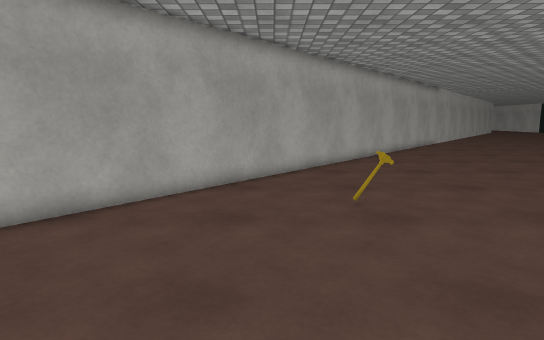
view 1 (above)

17 first-person views from a walk through a scene from a Unity 3-D project. The camera is 1.2 m above the floor, tilts 8° down and sees 75° across. The floor is counted in squares, 0.5 m on a side. Each view is taken from the middle of a square. On the plan, view 1 faces up. The plan holds only what a view shows up to about 20 squares ahead; the rest is blank. The place goes on beyond the plan. The player character is not drawn. Some animated figures are left out. Surface patterns are stand-ins for the level's own textures.

view 2
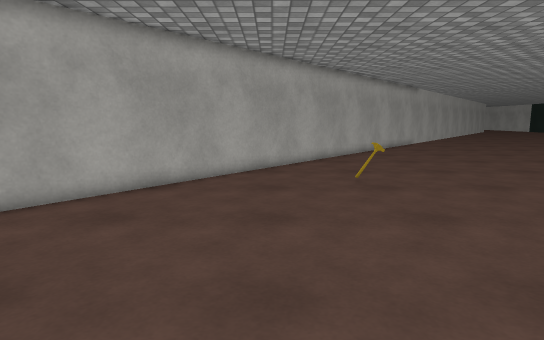

view 3
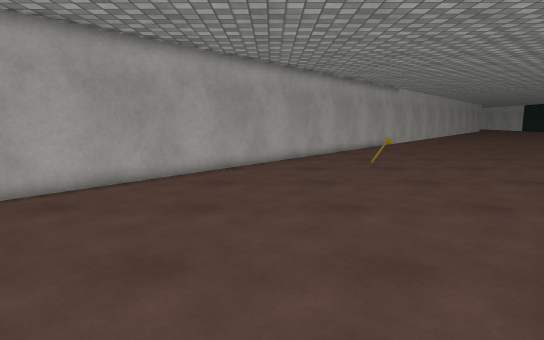

view 4
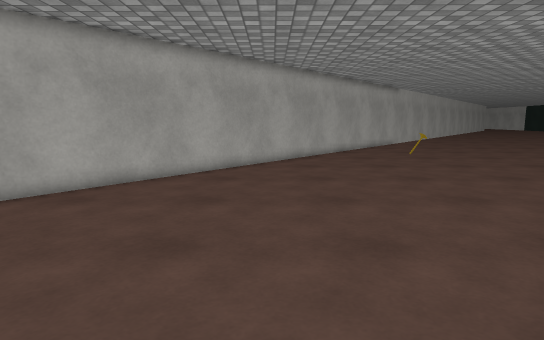

view 5
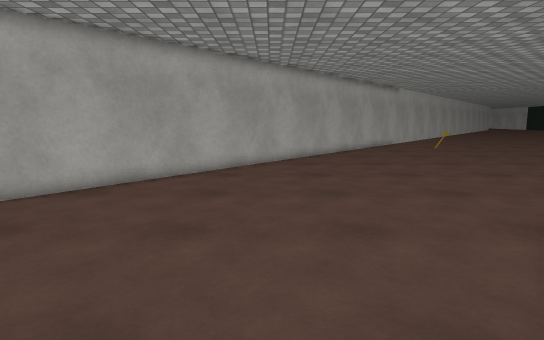

view 6
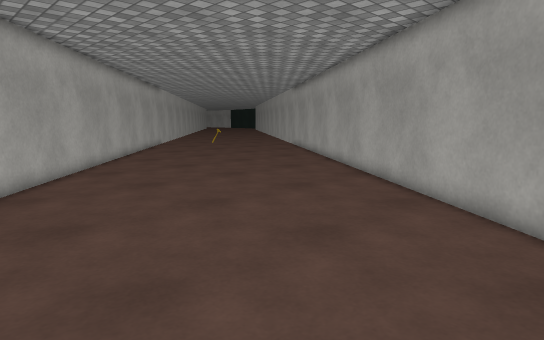

view 7
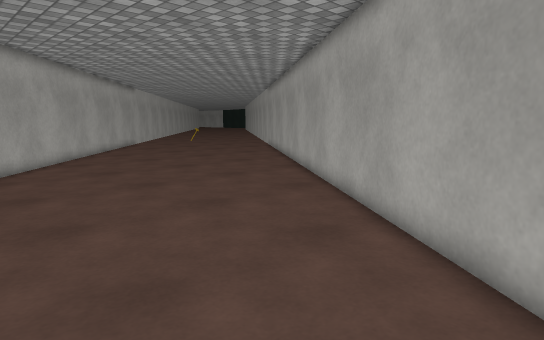

view 8
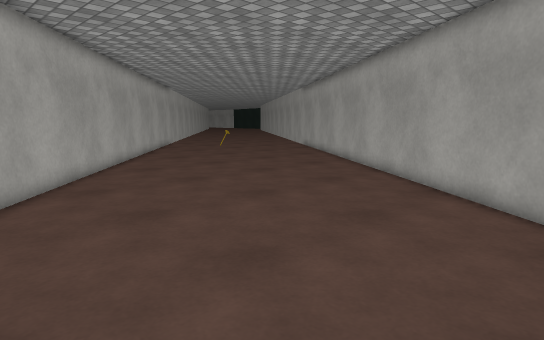

view 9
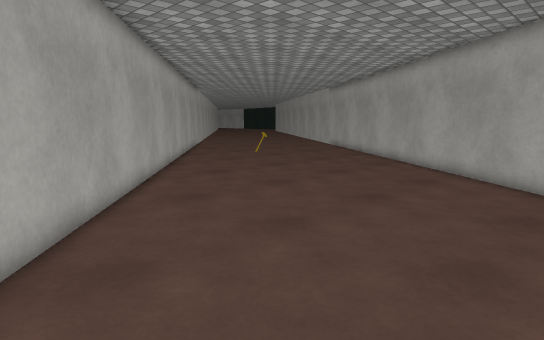

view 10
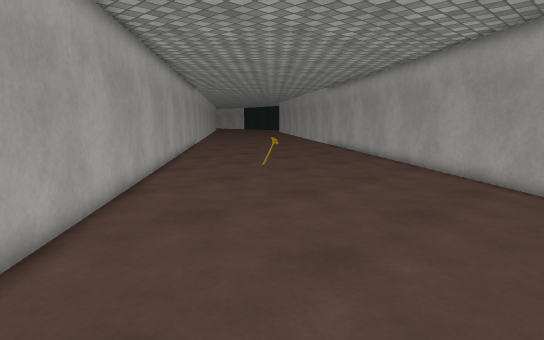

view 11
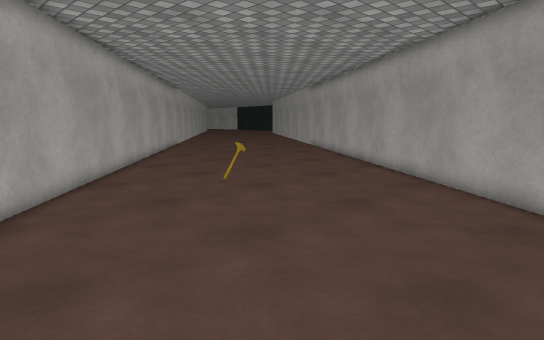

view 12
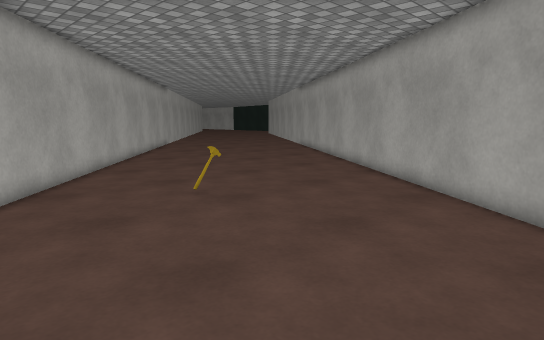

view 13
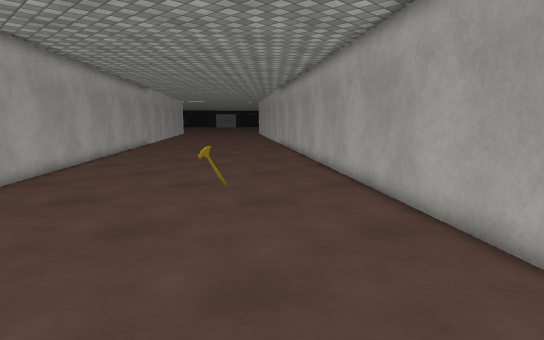

view 14
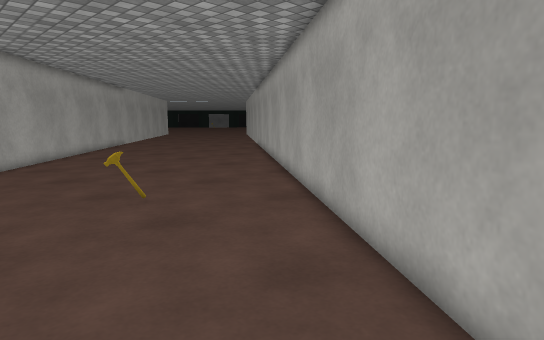

view 15
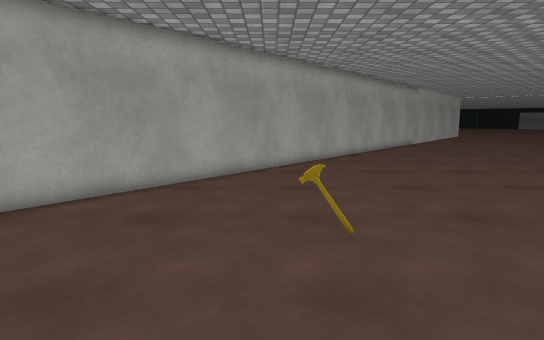

view 16
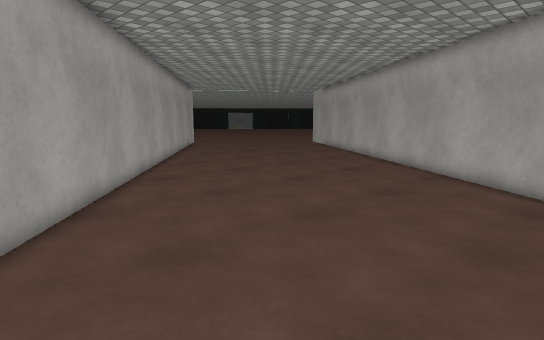

view 17
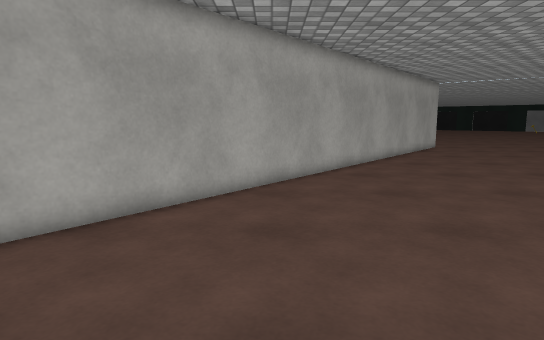

### Floor plan
Points are (right, up) in squares from view 1. A wall is a line through its corners. A room is listed if a view was taken in it or the views show most of it. See-through windows are left out.
Room 1 (views 1, 2, 3, 4, 5, 6, 7, 8, 9, 10, 11, 12, 13, 14, 15, 16, 17)
walls: (4, 20.5) (-19.5, -9.1); (-14.5, -24.3) (10.6, 7.2)
objects: other object (3, 10)

Where each view was taken, in squares from view 1:
view 1: 0 up, 0 right, facing up
view 2: 4 down, 1 left, facing up
view 3: 9 down, 3 left, facing up
view 4: 14 down, 7 left, facing up
view 5: 19 down, 11 left, facing up
view 6: 20 down, 19 left, facing up-right
view 7: 24 down, 19 left, facing up-right
view 8: 16 down, 17 left, facing up-right
view 9: 9 down, 15 left, facing up-right
view 10: 3 down, 10 left, facing up-right
view 11: 1 down, 6 left, facing up-right
view 12: 0 up, 4 left, facing up-right
view 13: 20 up, 10 right, facing down-left
view 14: 20 up, 7 right, facing down-left
view 15: 17 up, 4 right, facing down
view 16: 2 down, 2 left, facing down-left
view 17: 4 down, 9 left, facing down
